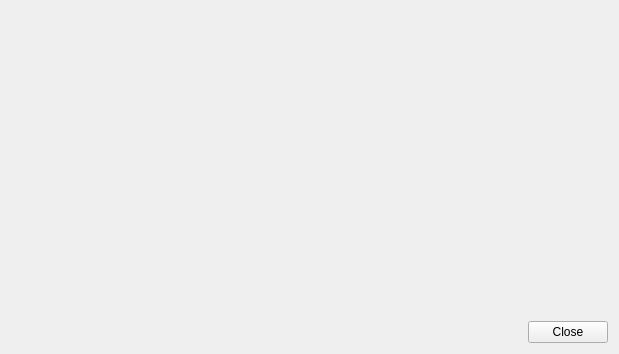
<?xml version="1.0" encoding="UTF-8"?>
<ui version="4.0">
 <class>AboutDialog</class>
 <widget class="QDialog" name="AboutDialog">
  <property name="geometry">
   <rect>
    <x>0</x>
    <y>0</y>
    <width>619</width>
    <height>354</height>
   </rect>
  </property>
  <property name="windowTitle">
   <string>About GrooveOff</string>
  </property>
  <layout class="QVBoxLayout" name="verticalLayout_3">
   <item>
    <layout class="QHBoxLayout" name="horizontalLayout_2">
     <item>
      <layout class="QVBoxLayout" name="verticalLayout">
       <item>
        <widget class="QLabel" name="logoLabel">
         <property name="minimumSize">
          <size>
           <width>96</width>
           <height>96</height>
          </size>
         </property>
         <property name="maximumSize">
          <size>
           <width>96</width>
           <height>96</height>
          </size>
         </property>
         <property name="text">
          <string/>
         </property>
        </widget>
       </item>
       <item>
        <widget class="QPushButton" name="gpl3Button">
         <property name="minimumSize">
          <size>
           <width>96</width>
           <height>38</height>
          </size>
         </property>
         <property name="maximumSize">
          <size>
           <width>96</width>
           <height>38</height>
          </size>
         </property>
         <property name="text">
          <string/>
         </property>
         <property name="flat">
          <bool>true</bool>
         </property>
        </widget>
       </item>
       <item>
        <widget class="QPushButton" name="donateButton">
         <property name="minimumSize">
          <size>
           <width>96</width>
           <height>0</height>
          </size>
         </property>
         <property name="maximumSize">
          <size>
           <width>96</width>
           <height>16777215</height>
          </size>
         </property>
         <property name="text">
          <string/>
         </property>
         <property name="flat">
          <bool>true</bool>
         </property>
        </widget>
       </item>
       <item>
        <spacer name="verticalSpacer">
         <property name="orientation">
          <enum>Qt::Vertical</enum>
         </property>
         <property name="sizeHint" stdset="0">
          <size>
           <width>20</width>
           <height>40</height>
          </size>
         </property>
        </spacer>
       </item>
      </layout>
     </item>
     <item>
      <layout class="QVBoxLayout" name="verticalLayout_2">
       <item>
        <widget class="QLabel" name="titleLabel">
         <property name="font">
          <font>
           <pointsize>12</pointsize>
           <weight>75</weight>
           <bold>true</bold>
          </font>
         </property>
         <property name="text">
          <string/>
         </property>
        </widget>
       </item>
       <item>
        <widget class="QLabel" name="versionLabel">
         <property name="font">
          <font>
           <weight>75</weight>
           <bold>true</bold>
          </font>
         </property>
         <property name="text">
          <string/>
         </property>
        </widget>
       </item>
       <item>
        <widget class="QLabel" name="descriptionLabel">
         <property name="sizePolicy">
          <sizepolicy hsizetype="Preferred" vsizetype="Fixed">
           <horstretch>0</horstretch>
           <verstretch>0</verstretch>
          </sizepolicy>
         </property>
         <property name="text">
          <string/>
         </property>
         <property name="openExternalLinks">
          <bool>true</bool>
         </property>
        </widget>
       </item>
       <item>
        <spacer name="verticalSpacer_2">
         <property name="orientation">
          <enum>Qt::Vertical</enum>
         </property>
         <property name="sizeHint" stdset="0">
          <size>
           <width>20</width>
           <height>40</height>
          </size>
         </property>
        </spacer>
       </item>
      </layout>
     </item>
    </layout>
   </item>
   <item>
    <spacer name="verticalSpacer_3">
     <property name="orientation">
      <enum>Qt::Vertical</enum>
     </property>
     <property name="sizeHint" stdset="0">
      <size>
       <width>20</width>
       <height>40</height>
      </size>
     </property>
    </spacer>
   </item>
   <item>
    <layout class="QHBoxLayout" name="horizontalLayout">
     <item>
      <spacer name="horizontalSpacer">
       <property name="orientation">
        <enum>Qt::Horizontal</enum>
       </property>
       <property name="sizeHint" stdset="0">
        <size>
         <width>40</width>
         <height>20</height>
        </size>
       </property>
      </spacer>
     </item>
     <item>
      <widget class="QPushButton" name="closeButton">
       <property name="text">
        <string>Close</string>
       </property>
      </widget>
     </item>
    </layout>
   </item>
  </layout>
 </widget>
 <resources/>
 <connections/>
</ui>
